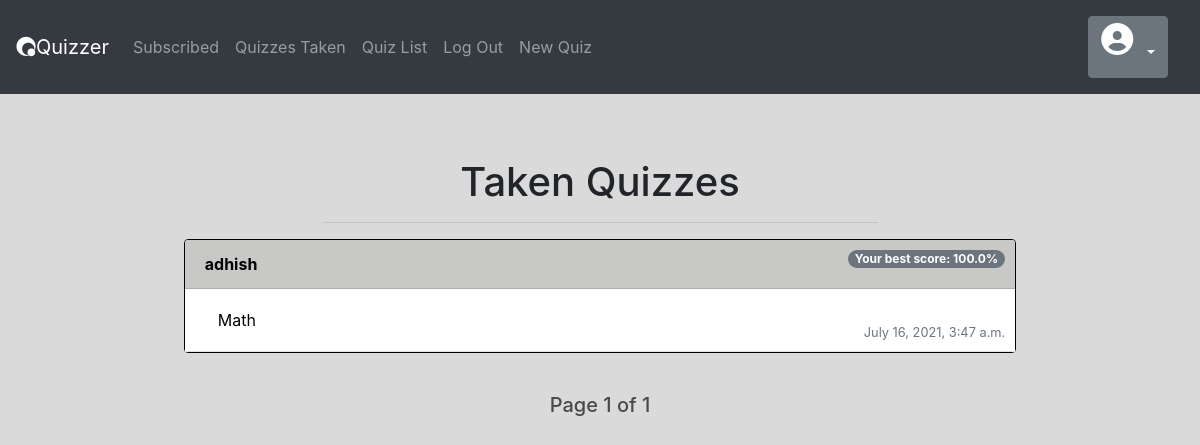
Screenshot of /taken/adhish (signed in) with the database file from the repository.
### quizapp/models.py (models this page shows, shortened)
class Final(models.Model):
    quiz = models.ForeignKey(Quiz, on_delete=models.CASCADE)
    user = models.CharField(max_length = 120)
    score = models.FloatField()

class Quiz(models.Model):
    creator = models.CharField(max_length=64)
    name = models.CharField(max_length = 120)
    subject = models.CharField(max_length = 120)
    questionamt = models.IntegerField()
    time = models.IntegerField()
    passingscore = models.IntegerField()
    difficulty = models.CharField(max_length=6, choices=CHOICES)
    timestamp = models.DateTimeField(auto_now=True)
    bestscoreuser = models.CharField(max_length=64, default=None)
    bestscore = models.IntegerField(default=None)

### quizapp/views.py (the view)
# urls.py: path("taken/<str:username>", views.taken, name='taken'),
@login_required
def taken(request, username):
    user = User.objects.get(username=request.user.username)
    finals = Final.objects.filter(user=username)
    quizzes = []
    finalss = []
    for final in finals:
        f = final.quiz
        quizzes.append(f)
        finalss.append(final)
    empty = False
    if len(quizzes) == 0:
        empty = True
    paginator = Paginator(finalss, 10) # Show 10 contacts per page.
    page_number = request.GET.get('page')
    page_obj = paginator.get_page(page_number)
    return render(request, "quizapp/taken.html", {
        "page_obj": page_obj,
        "empty": empty,
        "finals": finalss,
    })

### quizapp/templates/quizapp/taken.html (shortened to what this page needs)
{% extends "quizapp/layout.html" %}
{% load static %}
{% block body %}
<br><br>
{% if empty %}
<h1 class="center">No Quizzes Taken</h1>
{% else %}
<h1 class="center">Taken Quizzes</h1>
{% endif %}
<hr style="width: 50%">
  {% for final in page_obj %}
  <div class="post-view">
      <div class="card" style="width: 75%; margin-left: auto; margin-right: auto; border-color: black;">
          <div class="card-header" style="background-color: rgb(200, 201, 199);">
            <b><a style="color:black" href="#">{{final.quiz.creator}}</a></b>
            <span class="topright badge badge-pill badge-secondary">Your best score: {{final.score}}%</span>
          </div>
          <ul class="list-group list-group-flush">
            <li id="postbody{{post.id}}" class="list-group-item">
              <button class="btn btn-link modal-button"
              data-subject="{{final.quiz.subject}}"
              data-creator="{{final.quiz.creator}}"
              data-pk="{{final.quiz.pk}}"
              data-quiz="{{final.quiz.name}}"
              data-questions="{{final.quiz.questionamt}}"
              data-difficulty="{{final.quiz.difficulty}}"
              data-time="{{final.quiz.time}}"
              data-pass="{{final.quiz.passingscore}}"
              data-toggle="modal" data-target="#quizStartModal"
              style="color: black">
              {{final.quiz.name}}
              </button>
            </li>
              <small class="text-muted" style="position: absolute; bottom: 10px; right: 10px;">{{ final.quiz.timestamp }}</small>
          </ul>
        </div>
        <br>
      </div>
  {% endfor %}
    <span class="current">
      <h5 style="text-align: center; color: rgb(73, 73, 73);">Page {{ page_obj.number }} of {{ page_obj.paginator.num_pages }}</h5>
  </span>
{% endblock %}

### quizapp/static/quizapp/styles.css (style rules this page uses)
.center { text-align: center; }
body { background-color: rgb(218, 218, 218); }
.topright { position: absolute; top: 10px; right: 10px; }

### rows the page displays
Final: quiz.creator "adhish", score "100.0", quiz.name "Math", quiz.timestamp "July 16, 2021, 3:47 a.m."

### other values shown
{{ page_obj.number }} "1"
{{ page_obj.paginator.num_pages }} "1"
